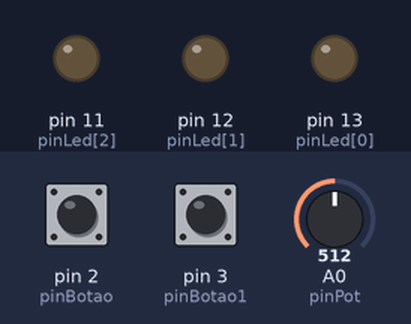
Bench run of a sketch on a simulated Arduino Uno, built with avr-gcc and run on an emulated ATmega328P. Parts: output pins drawn as LEDs (lit = HIGH). Dashed ring = blinking. The test bench sets the inputs (shaded band); at power-on: A0 (pinPot) = 512, pin 3 (pinBotao1) LOW, pin 2 (pinBotao) HIGH. Random numbers use the default seed unless the sketch sets one; what the sketch prints to the serial monitor is not drawn.

Above: at 1.2 s.
1.3 s: A0 (pinPot) set to 0
At 1.8 s:
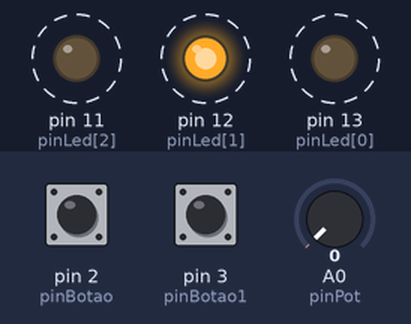
4.3 s: pin 3 (pinBotao1) pulled HIGH for 0.15 s
At 4.86 s:
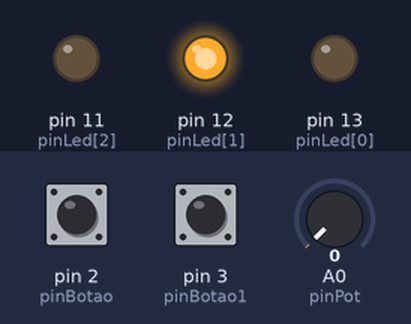
7.4 s: pin 2 (pinBotao) pulled LOW for 3.2 s
At 10.5 s:
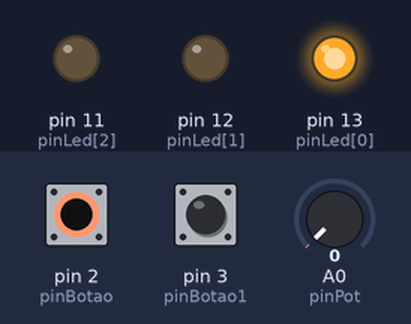
13.6 s: pin 2 (pinBotao) pulled LOW for 0.15 s
At 16.21 s:
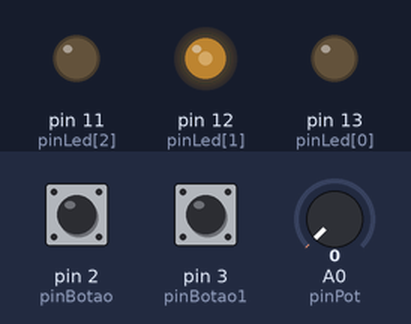
16.7 s: pin 2 (pinBotao) pulled LOW for 1 s
20.7 s: A0 (pinPot) set to 122
Timing chart, 0 to 23.2 s (numbered marks = the images above; inputs shaded):
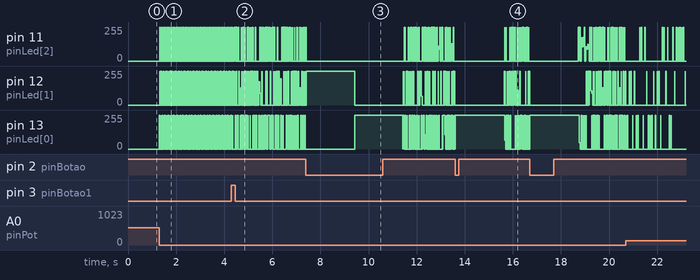

The sketch:

jogo_4.0.ino
```cpp
#define pinBotao 2
#define pinPot A0
#define pinBotao1 3

int pinLed[3]= {13,12,11};

boolean botAtual = false;
boolean botAtual1 = false;
boolean botAnt1 = false;
int x,numero,cont=0;
unsigned long delay1;

void setup() {
  Serial.begin(9600);
  int i;
  for(i = 0; i<=2; i++){
    pinMode(pinLed[i],OUTPUT);
  }
  pinMode(pinBotao,INPUT_PULLUP);
  pinMode(pinBotao1,INPUT);
  cont = 0;
  delay1 == 0;
}

void loop() {

  int pot,pot1;

  botAtual1 = digitalRead(pinBotao1);
  Serial.println("Botao 1");
  Serial.println(botAtual1);
  if(botAtual1 == 1){
    cont++;
  }
  pot = analogRead(pinPot);
  pot1 = map(pot,0,1023,0,500);

  if(cont == 0){
      for(x = 0; x <=2; x++){
        if((millis() - delay1) >= pot1){
          digitalWrite(pinLed[x],HIGH);
          botAtual = digitalRead(pinBotao);
          Serial.println("Botao");
          Serial.println(botAtual);
          if(botAtual == false){
            delay(2000);
          }
        }
        delay1 = millis();
        digitalWrite(pinLed[x],LOW);
      }

      for(x = 2; x>=0 ; x--){
        if((millis() - delay1) >= pot1){
          digitalWrite(pinLed[x],HIGH);
          botAtual = digitalRead(pinBotao);
          Serial.println("Botao");
          Serial.println(botAtual);
          if(botAtual == false){
            delay(2000);
          }
        delay1 = millis();
        digitalWrite(pinLed[x],LOW);
       }
      }
  }
  else{
      for(x = 0; x <=2; x++){
        if((millis() - delay1) >= pot1){
          numero = random(3);
          digitalWrite(pinLed[numero],HIGH);
          botAtual = digitalRead(pinBotao);
          Serial.println("Botao");
          Serial.println(botAtual);
          if(botAtual == false){
            delay(2000);
          }
        delay1 = millis();
        digitalWrite(pinLed[numero],LOW);
     }

    }
  }
}
```

Measured:
- after the input at 1.3 s, pin 11 (pinLed[2]): alternates 255/255 for 0.02 s and 0/255 for 0.05 s, starting at once; pin 12 (pinLed[1]): alternates 255/255 for 0.01 s and 0/255 for 0.02 s, starting at once; pin 13 (pinLed[0]): alternates 255/255 for 0.01 s and 0/255 for 0.04 s, starting at once
